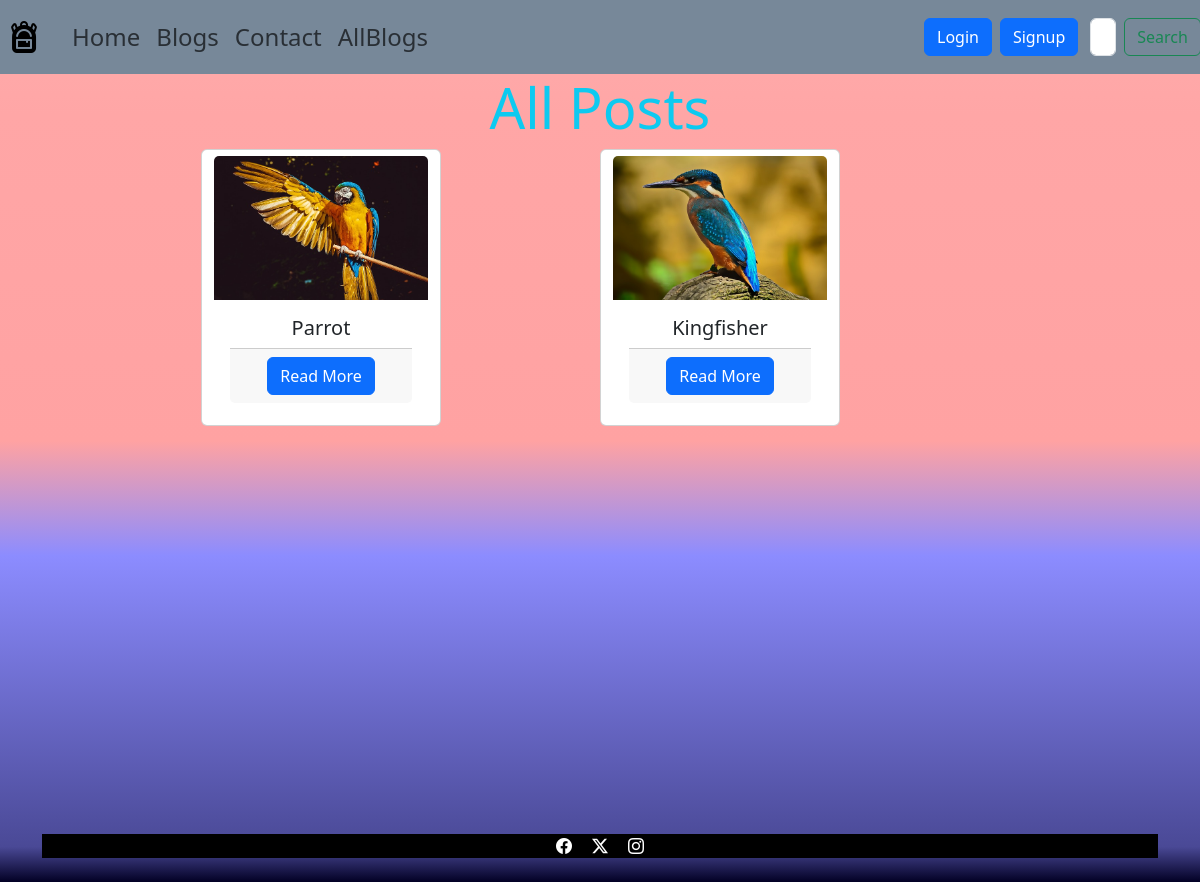
/allblogs?category=Birds, run on the app's committed database.
### myBlogs/models.py (models this page shows)
class blog_post(models.Model):
    blog_title = models.CharField(max_length=80)
    blog_img = models.ImageField(upload_to='images/')
    blog_description=RichTextField()
    Blog_cat = models.ForeignKey(blog_category,null=True, default= None ,on_delete=models.CASCADE)
    like_count =models.IntegerField(default=0, null = True)
    view_count = models.IntegerField(default=0, null = True)
    def __str__(self):
        return self.blog_title

### myBlogs/views.py (the view)
# urls.py: path('allblogs',views.allblogs,name='allblogs'),
def allblogs(request):
    x = blog_post.objects.all()
    var = request.GET.get('category')
    print(var)
    if(var):
        x=blog_post.objects.filter(Blog_cat__blog_cat=var)
        print(x)
    else:
        x=blog_post.objects.all()
        print(x)
    p = Paginator(x, 3)
    page_number = request.GET.get("page")
    page_obj = p.get_page(page_number)
    return render(request,'myBlogs/allblogs.html',{"y":x})

### myBlogs/templates/myBlogs/allblogs.html (shortened to what this page needs)
<!DOCTYPE html>
<html lang="en">
<head>
    <link href="https://cdn.jsdelivr.net/npm/bootstrap@5.3.2/dist/css/bootstrap.min.css" rel="stylesheet">
    {%include 'myBlogs/navigation_bar.html' %}
</head>
<body style="background: rgb(2,0,36);
background: linear-gradient(0deg, rgba(2,0,36,1) 0%, rgba(74,73,150,1) 4%, rgba(140,140,255,1) 37%, rgba(255,162,162,1) 50%, rgba(255,166,166,1) 87%, rgba(255,172,172,1) 100%);">
    <div class="container text-center mb-4">
        <h3 class="display-4 text-info">All Posts</h3>
        <div class="d-flex flex-wrap justify-content-evenly">
          {% for y in y %}
          <div id="My_card" class="card mb-2 btn btn-outline-secondary" style="width: 20vw; min-height:5vw;">
            <img src="{{ y.blog_img.url }}" class="card-img-top" alt="..." style="height: 12vw">
            <div class="card-body">
              <h5 class="card-title">{{ y.blog_title }}</h5>
              <div class="card-footer">
                <a href='{% url 'add_comment' y.blog_title %}?blog_id={{y.id}}' class="btn btn-primary">Read More</a>
              </div>
            </div>
          </div>
          {% endfor %}
      </div>
      <footer >
        {% include "myBlogs/footer.html" %}
      </footer>
  </body>
</html>

### data on the page
blog_post: blog_img (picture), blog_title "Parrot"
blog_post: blog_img (picture), blog_title "Kingfisher"
